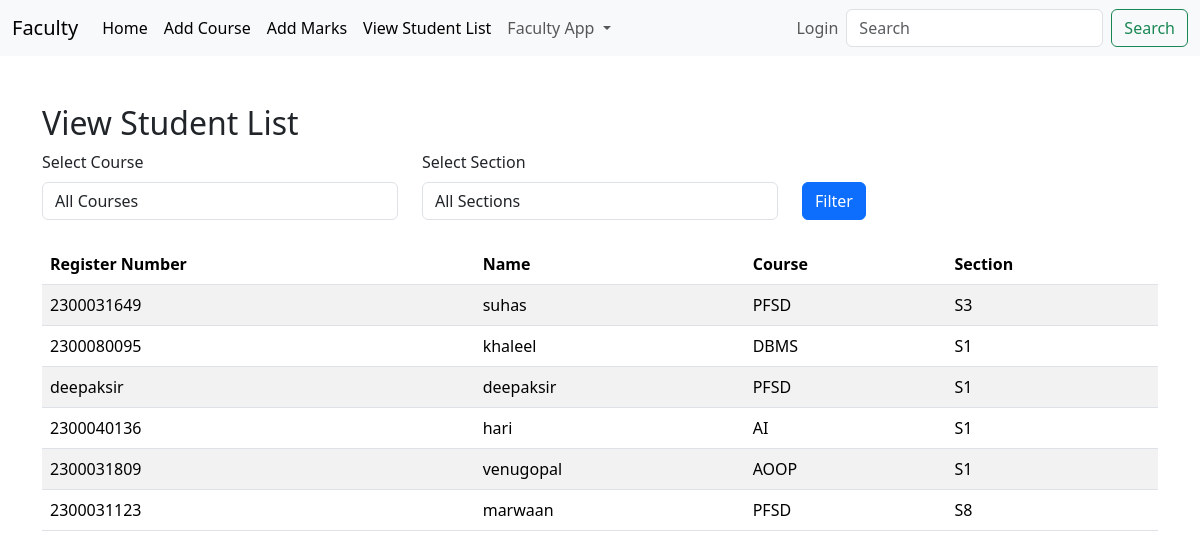
The app's page /facultyapp/view_student_list/ with its own data.
### adminapp/models.py (models this page shows, shortened)
class StudentList(models.Model):
    Register_Number = models.CharField(max_length=10, unique=True)
    Name = models.CharField(max_length=100)
    user = models.OneToOneField(User,on_delete=models.CASCADE,null=True)

### facultyapp/models.py (models this page shows, shortened)
class AddCourse(models.Model):
    COURSE_CHOICES = [
        ('AOOP', 'Advance Object-Oriented Programming'),
        ('PFSD', 'Python Full Stack Development'),
        ('DBMS', 'Database Management Systems'),
        ('DSA', 'Data Structures and Algorithms'),
        ('AI', 'Artificial Intelligence'),
    ]
    SECTION_CHOICES = [
        ('S1', 'Section S1'),
        ('S2', 'Section S2'),
        ('S3', 'Section S3'),
        ('S4', 'Section S4'),
        ('S5', 'Section S5'),
        ('S6', 'Section S6'),
        ('S7', 'Section S7'),
        ('S8', 'Section S8'),
        ('S9', 'Section S9'),
    ]
    student = models.ForeignKey(StudentList, on_delete=models.CASCADE)
    course = models.CharField(max_length=50, choices=COURSE_CHOICES)
    section = models.CharField(max_length=5, choices=SECTION_CHOICES)

### facultyapp/views.py (the view)
# urls.py: path('view_student_list/', views.view_student_list, name='view_student_list'),
def view_student_list(request):
    course = request.GET.get('course')
    section = request.GET.get('section')
    student_courses = AddCourse.objects.all()
    if course:
        student_courses = student_courses.filter(course=course)
    if section:
        student_courses = student_courses.filter(section=section)
    students = StudentList.objects.filter(id__in=student_courses.values('student_id'))
    course_choices = AddCourse.COURSE_CHOICES
    section_choices = AddCourse.SECTION_CHOICES
    context = {
        'students': students,
        'course_choices': course_choices,
        'section_choices': section_choices,
        'selected_course': course,
        'selected_section': section,
    }
    return render(request, 'facultyapp/view_student_list.html', context)

### templates/facultyapp/view_student_list.html (shortened to what this page needs)
{% extends 'Navbar/FacultyNavbar.html' %}
{% load static %}
{% block body %}
    <div class="container mt-5">
        <h2>View Student List</h2>
        <form method="get" class="mb-4">
            <div class="row">
                <div class="col-md-4">
                    <label for="course" class="form-label">Select Course</label>
                    <select name="course" id="course" class="form-control">
                        <option value="">All Courses</option>
                    </select>
                </div>
                <div class="col-md-4">
                    <label for="section" class="form-label">Select Section</label>
                    <select name="section" id="section" class="form-control">
                        <option value="">All Sections</option>
                    </select>
                </div>
                <div class="col-md-4 mt-4">
                    <button type="submit" class="btn btn-primary mt-2">Filter</button>
                </div>
            </div>
        </form>
        <table class="table table-striped">
            <thead>
                <tr>
                    <th>Register Number</th>
                    <th>Name</th>
                    <th>Course</th>
                    <th>Section</th>
                </tr>
            </thead>
            <tbody>
                {% if students %}
                    {% for student in students %}
                        <tr>
                            <td>{{ student.Register_Number }}</td>
                            <td>{{ student.Name }}</td>
                            <td>{{ student.addcourse_set.first.course }}</td>
                            <td>{{ student.addcourse_set.first.section }}</td>
                        </tr>
                    {% endfor %}
                {% else %}
                    <tr>
                        <td colspan="4" class="text-center">No students found.</td>
                    </tr>
                {% endif %}
            </tbody>
        </table>
    </div>
{% endblock %}

### records on screen
StudentList: Register_Number "2300031649", Name "suhas", addcourse_set.first.course "PFSD", addcourse_set.first.section "S3"
StudentList: Register_Number "2300080095", Name "khaleel", addcourse_set.first.course "DBMS", addcourse_set.first.section "S1"
StudentList: Register_Number "deepaksir", Name "deepaksir", addcourse_set.first.course "PFSD", addcourse_set.first.section "S1"
StudentList: Register_Number "2300040136", Name "hari", addcourse_set.first.course "AI", addcourse_set.first.section "S1"
StudentList: Register_Number "2300031809", Name "venugopal", addcourse_set.first.course "AOOP", addcourse_set.first.section "S1"
StudentList: Register_Number "2300031123", Name "marwaan", addcourse_set.first.course "PFSD", addcourse_set.first.section "S8"
